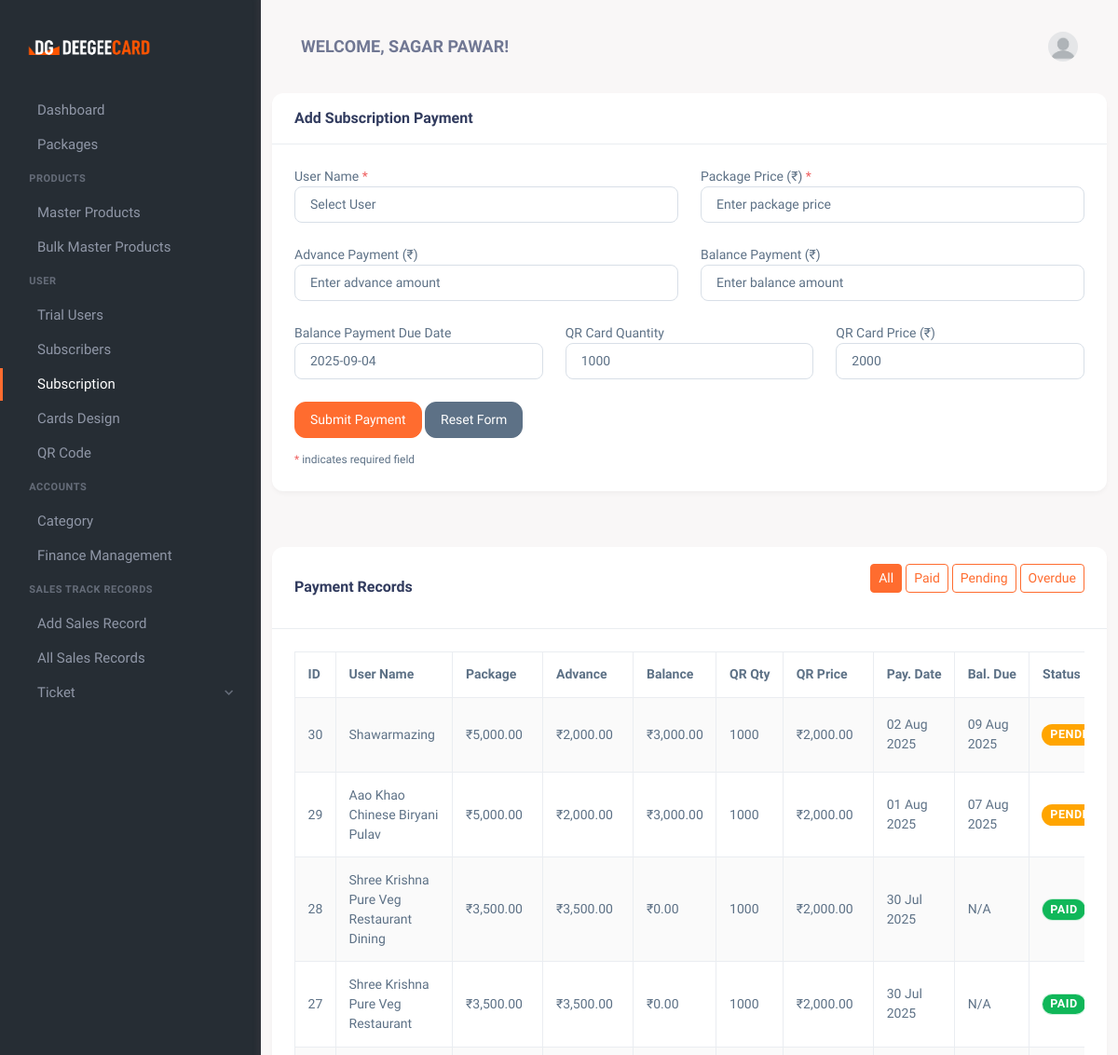
Before: /subscription_payments.php (signed in, upper part) with the older database file.
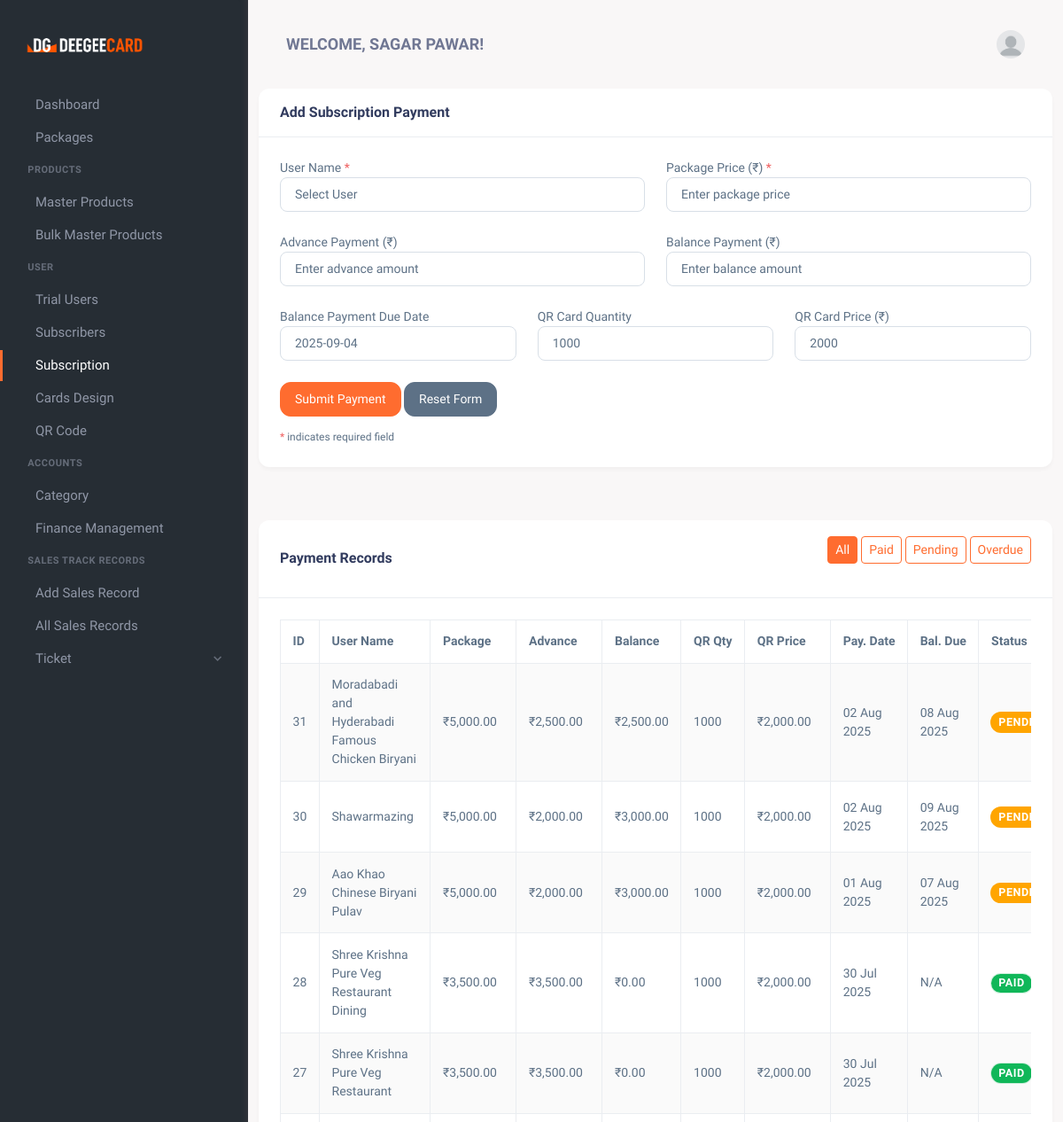
After: the same page with the newer database file.
### tables this page shows
CREATE TABLE `subscription_payments` (
  `payment_id` int(11) NOT NULL,
  `user_id` int(11) NOT NULL,
  `package_price` decimal(10,2) NOT NULL,
  `advance_payment` decimal(10,2) DEFAULT '0.00',
  `balance_payment` decimal(10,2) DEFAULT '0.00',
  `balance_payment_date` date DEFAULT NULL,
  `qr_card_qty` int(11) NOT NULL DEFAULT '0',
  `qr_card_price` decimal(10,2) NOT NULL DEFAULT '0.00',
  `payment_date` datetime NOT NULL,
  `notes` text
);

CREATE TABLE `users` (
  `id` int(11) NOT NULL,
  `Name` varchar(100) NOT NULL,
  `Email` varchar(100) NOT NULL,
  `Password` varchar(255) NOT NULL,
  `role` enum('admin','user','sales_person') NOT NULL DEFAULT 'user',
  `created_at` timestamp NOT NULL DEFAULT CURRENT_TIMESTAMP,
  `updated_at` timestamp NOT NULL DEFAULT CURRENT_TIMESTAMP ON UPDATE CURRENT_TIMESTAMP,
  `phone` varchar(15) NOT NULL,
  `address` text NOT NULL,
  `is_trial` tinyint(1) DEFAULT '0',
  `trial_start` datetime DEFAULT NULL,
  `trial_end` datetime DEFAULT NULL
);

### subscription_payments.php (the view, shortened to what the changed rows need)
<?php
require 'db_connection.php';
$payments_sql = "SELECT sp.payment_id, sp.user_id, sp.package_price, sp.advance_payment,
                 sp.balance_payment, sp.qr_card_qty, sp.qr_card_price, sp.notes, sp.payment_date, sp.balance_payment_date,
                 u.name as user_name
                 FROM subscription_payments sp
                 JOIN users u ON sp.user_id = u.id";
$payments_sql .= " ORDER BY sp.payment_date DESC";
$payments_result = $conn->query($payments_sql);
?>
<!DOCTYPE html>
<html lang="en">
<head>
    <link href="assets/css/vendor.min.css" rel="stylesheet" type="text/css" />
    <link href="assets/css/icons.min.css" rel="stylesheet" type="text/css" />
    <link href="assets/css/app.min.css" rel="stylesheet" type="text/css" />
    <link href="assets/css/style.css" rel="stylesheet" type="text/css" />
    <link href="https://cdn.jsdelivr.net/npm/flatpickr/dist/flatpickr.min.css" rel="stylesheet">
</head>
<body>
    <div class="wrapper">
        <div class="page-content">
            <div class="container">
                <div class="row mt-4">
                    <div class="col-xl-12">
                        <div class="card">
                            <div class="card-body">
                                <div class="table-responsive">
                                    <table class="table table-striped table-bordered">
                                        <thead>
                                            <tr>
                                                <th>ID</th>
                                                <th>User Name</th>
                                                <th>Package</th>
                                                <th>Advance</th>
                                                <th>Balance</th>
                                                <th>QR Qty</th>
                                                <th>QR Price</th>
                                                <th>Pay. Date</th>
                                                <th>Bal. Due</th>
                                                <th>Status</th>
                                            </tr>
                                        </thead>
                                        <tbody>
    <?php if ($payments_result->num_rows > 0): ?>
        <?php while ($payment = $payments_result->fetch_assoc()): ?>
            <tr>
                <td><?php echo $payment['payment_id']; ?></td>
                <td><?php echo htmlspecialchars($payment['user_name']); ?></td>
                <td>₹<?php echo number_format($payment['package_price'], 2); ?></td>
                <td>₹<?php echo number_format($payment['advance_payment'], 2); ?></td>
                <td>₹<?php echo number_format($payment['balance_payment'], 2); ?></td>
                <td><?php echo $payment['qr_card_qty']; ?></td>
                <td>₹<?php echo number_format($payment['qr_card_price'], 2); ?></td>
                <td><?php echo date('d M Y', strtotime($payment['payment_date'])); ?></td>
                <td>
                    <?php
                    if (!empty($payment['balance_payment_date'])) {
                        echo date('d M Y', strtotime($payment['balance_payment_date']));
                    } else {
                        echo 'N/A';
                    }
                    ?>
                </td>
                <td>
                    <?php
                    if ($payment['balance_payment'] > 0) {
                        $due_date = !empty($payment['balance_payment_date']) ? strtotime($payment['balance_payment_date']) : 0;
                        $today = time();
                        if ($due_date > 0 && $due_date < $today) {
                            echo '<span class="badge badge-danger">Overdue</span>';
                        } else {
                            echo '<span class="badge badge-warning warning">Pending</span>';
                        }
                    } else {
                        echo '<span class="badge badge-success">Paid</span>';
                    }
                    ?>
                </td>
            </tr>
        <?php endwhile; ?>
    <?php else: ?>
        <tr>
            <td colspan="12" class="text-center">No payment records found</td>
        </tr>
    <?php endif; ?>
</tbody>
                                    </table>
                                </div>
                            </div>
                        </div>
                    </div>
                </div>
            </div>
        </div>
    </div>
</body>
</html>

Changed rows visible on the page:
added subscription_payments: payment_id "31", user.Name "Moradabadi and Hyderabadi Famous Chicken Biryani", package_price "5,000.00", advance_payment "2,500.00", balance_payment "2,500.00", qr_card_qty "1000", qr_card_price "2,000.00", payment_date "02 Aug 2025", balance_payment_date "08 Aug 2025", shows "PENDING"
